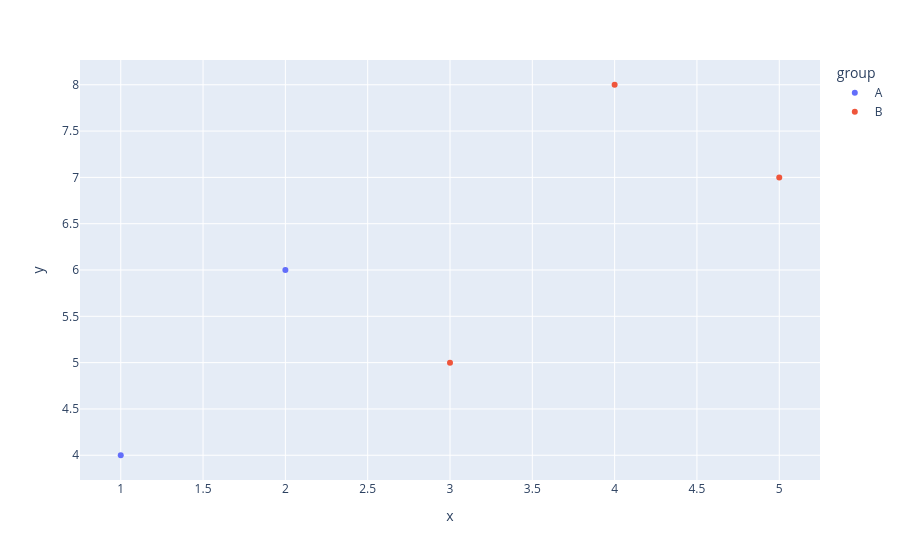

The notebook cell saved with this chart:
### Markdown cell above
Plotly plots are built around a few important ideas:

- The **figure** is the complete plot object.
- A figure contains one or more **traces**. A trace is a set of graphical marks, such as points, bars, lines, or boxes.
- The **layout** controls the overall appearance: title, axes, legend, size, margins, template, background, etc.
- `fig.show()` renders the interactive plot.

In Matplotlib, you usually think in terms of `figure` and `axes`. In Plotly, it is often more useful to think in terms of `figure`, `traces`, and `layout`.

### Code cell
df = pd.DataFrame({
    "x": [1, 2, 3, 4, 5],
    "y": [4, 6, 5, 8, 7],
    "group": ["A", "A", "B", "B", "B"]
})

fig = px.scatter(df, x="x", y="y", color="group")

print(type(fig))
print("Number of traces:", len(fig.data))
print("Trace types:", [trace.type for trace in fig.data])

fig.show()

### Figure 1 — Plotly figure (JSON) as saved in the notebook; plotly's stock layout.template omitted (floating-point values rounded to 4 significant figures)
{"data": [{"hovertemplate": "group=A<br>x=%{x}<br>y=%{y}<extra></extra>", "legendgroup": "A", "marker": {"color": "#636efa", "symbol": "circle"}, "mode": "markers", "name": "A", "orientation": "v", "showlegend": true, "type": "scatter", "x": [1, 2], "xaxis": "x", "y": [4, 6], "yaxis": "y"}, {"hovertemplate": "group=B<br>x=%{x}<br>y=%{y}<extra></extra>", "legendgroup": "B", "marker": {"color": "#EF553B", "symbol": "circle"}, "mode": "markers", "name": "B", "orientation": "v", "showlegend": true, "type": "scatter", "x": [3, 4, 5], "xaxis": "x", "y": [5, 8, 7], "yaxis": "y"}], "layout": {"legend": {"title": {"text": "group"}, "tracegroupgap": 0}, "margin": {"t": 60}, "xaxis": {"anchor": "y", "domain": [0, 1], "title": {"text": "x"}}, "yaxis": {"anchor": "x", "domain": [0, 1], "title": {"text": "y"}}}}
